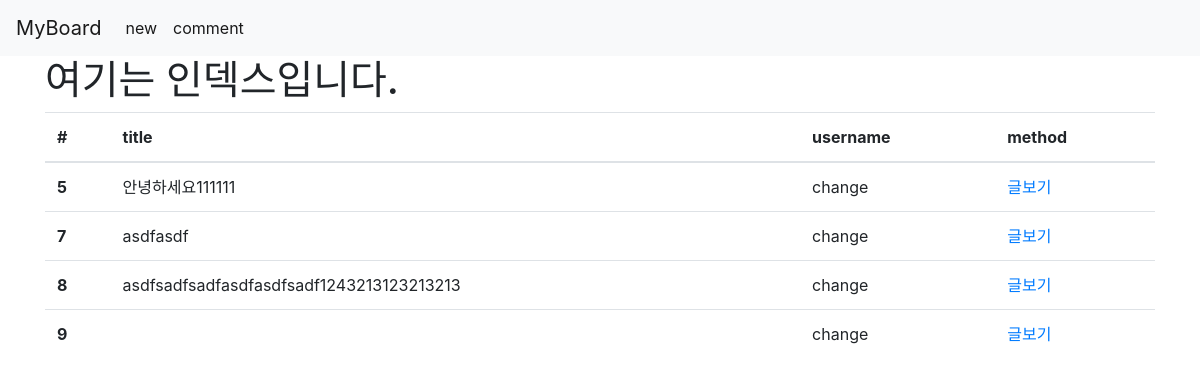
/articles/, run on an earlier commit of the app's database.
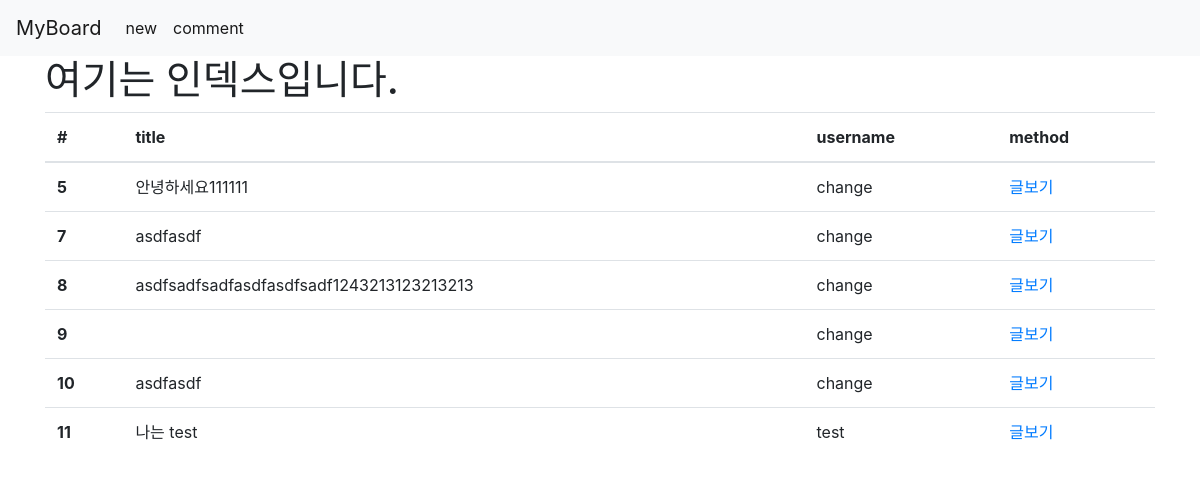
And on a later commit of the database.
### articles/models.py (models this page shows)
class Article(models.Model):
    title = models.CharField(max_length=100)
    content = models.TextField()
    user = models.ForeignKey(settings.AUTH_USER_MODEL, on_delete=models.CASCADE)
    content2 = models.TextField()
    content3 = models.TextField()
    content4 = models.TextField()
    content5 = models.TextField()
    content6 = models.TextField()
    content7 = models.TextField()

### articles/views.py (the view)
# urls.py: path('', views.index, name="index"),
def index(request):
    articles = Article.objects.all()
    context = {
        'articles':articles
    }
    return render(request, 'articles/index.html', context)

### articles/templates/articles/index.html
{% extends 'articles/base.html' %}
{% block body %}
    <h1>여기는 인덱스입니다.</h1>
    <table class="table">
      <thead>
        <tr>
          <th scope="col">#</th>
          <th scope="col">title</th>
          <th scope="col">username</th>
          <th scope="col">method</th>
        </tr>
      </thead>
      <tbody>
        {% for article in articles %}
        <tr>
          <th scope="row">{{article.id}}</th>
          <td>{{article.title}}</td>
          <td>{{article.user}}</td>
          <td>
              <a href="{% url 'articles:detail' article.id %}">글보기</a>
          </td>
        </tr>
        {% endfor %}
      </tbody>
    </table>
{% endblock %}

### articles/templates/articles/base.html (shortened to what this page needs)
<!DOCTYPE html>
<html lang="en">
<head>
    <link rel="stylesheet" href="https://stackpath.bootstrapcdn.com/bootstrap/4.3.1/css/bootstrap.min.css">
</head>
<body>
    <nav class="navbar navbar-expand-lg navbar-light bg-light">
      <a class="navbar-brand" href="{% url 'articles:index' %}">MyBoard</a>
      <div class="collapse navbar-collapse" id="navbarNavAltMarkup">
        <div class="navbar-nav">
          <a class="nav-item nav-link active" href="{% url 'articles:create' %}">new<span class="sr-only">(current)</span></a>
          <a class="nav-item nav-link active" href="{% url 'articles:comment_all' %}">comment<span class="sr-only">(current)</span></a>
        </div>
      </div>
    </nav>
    <div class="container">
    {% block body %}
    {% endblock %}
    </div>
</body>
</html>

What changed in the data, as far as the page shows it:
added Article: id "10", title "asdfasdf", user "change"
added Article: id "11", title "나는 test", user "test"
